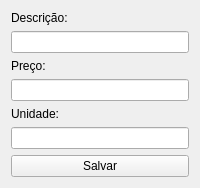
<?xml version="1.0" encoding="UTF-8"?>
<ui version="4.0">
 <class>ProductForm</class>
 <widget class="QWidget" name="ProductForm">
  <property name="windowTitle">
   <string>Cadastrar Produto</string>
  </property>
  <layout class="QVBoxLayout" name="verticalLayout">
    <item>
     <widget class="QLabel" name="lblDescricao">
      <property name="text">
       <string>Descrição:</string>
      </property>
     </widget>
    </item>
    <item>
     <widget class="QLineEdit" name="txtDescricao"/>
    </item>
    <item>
     <widget class="QLabel" name="lblPreco">
      <property name="text">
       <string>Preço:</string>
      </property>
     </widget>
    </item>
    <item>
     <widget class="QLineEdit" name="txtPreco"/>
    </item>
    <item>
     <widget class="QLabel" name="lblUnidade">
      <property name="text">
       <string>Unidade:</string>
      </property>
     </widget>
    </item>
    <item>
     <widget class="QLineEdit" name="txtUnidade"/>
    </item>
    <item>
     <widget class="QPushButton" name="btnSalvar">
      <property name="text">
       <string>Salvar</string>
      </property>
     </widget>
    </item>
  </layout>
 </widget>
 <resources/>
 <connections/>
</ui>
